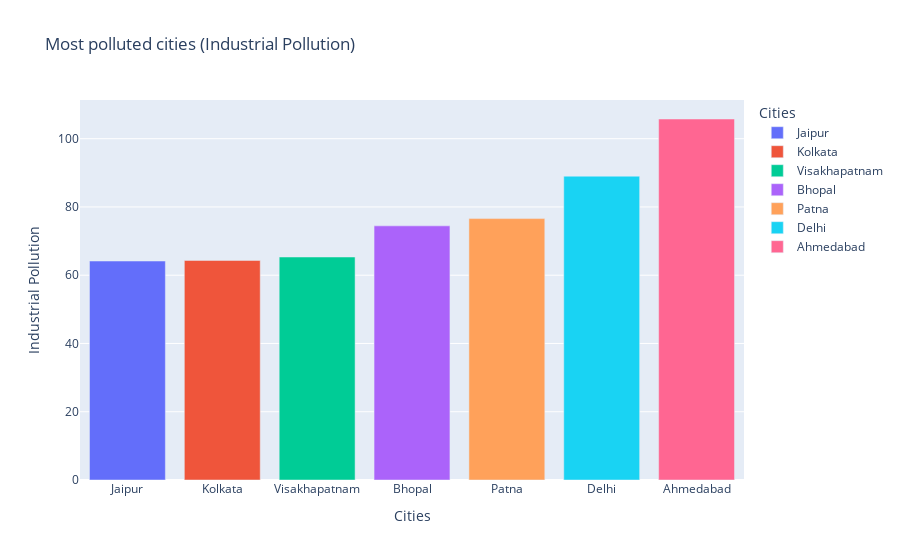
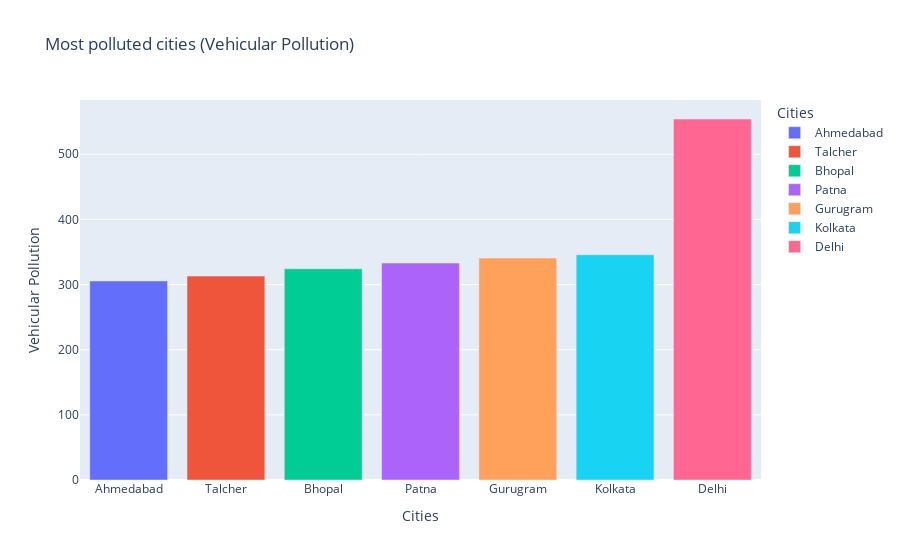

Notebook code for these charts, in order:
### Code cell
# Define a function to create a bar plot of the cities with the highest pollution levels

def max_bar_plot(var):
    sorted_df = df[['City', var]].groupby(["City"]).mean().sort_values(by=var, ascending=True).tail(7).reset_index()
    fig = px.bar(sorted_df, x='City', y=var, color='City',
                 labels={'City': 'Cities',var: var},
                 title=f'Most polluted cities ({var})')
    fig.show()
p1 = max_bar_plot('Industrial Pollution')
p2 = max_bar_plot('Vehicular Pollution')

### Figure 1 — Plotly figure (JSON) as saved in the notebook; plotly's stock layout.template omitted (floating-point values rounded to 4 significant figures)
{"data": [{"alignmentgroup": "True", "hovertemplate": "Cities=%{x}<br>Industrial Pollution=%{y}<extra></extra>", "legendgroup": "Jaipur", "marker": {"color": "#636efa", "pattern": {"shape": ""}}, "name": "Jaipur", "offsetgroup": "Jaipur", "orientation": "v", "showlegend": true, "textposition": "auto", "type": "bar", "x": ["Jaipur"], "xaxis": "x", "y": [64.16], "yaxis": "y"}, {"alignmentgroup": "True", "hovertemplate": "Cities=%{x}<br>Industrial Pollution=%{y}<extra></extra>", "legendgroup": "Kolkata", "marker": {"color": "#EF553B", "pattern": {"shape": ""}}, "name": "Kolkata", "offsetgroup": "Kolkata", "orientation": "v", "showlegend": true, "textposition": "auto", "type": "bar", "x": ["Kolkata"], "xaxis": "x", "y": [64.33], "yaxis": "y"}, {"alignmentgroup": "True", "hovertemplate": "Cities=%{x}<br>Industrial Pollution=%{y}<extra></extra>", "legendgroup": "Visakhapatnam", "marker": {"color": "#00cc96", "pattern": {"shape": ""}}, "name": "Visakhapatnam", "offsetgroup": "Visakhapatnam", "orientation": "v", "showlegend": true, "textposition": "auto", "type": "bar", "x": ["Visakhapatnam"], "xaxis": "x", "y": [65.34], "yaxis": "y"}, {"alignmentgroup": "True", "hovertemplate": "Cities=%{x}<br>Industrial Pollution=%{y}<extra></extra>", "legendgroup": "Bhopal", "marker": {"color": "#ab63fa", "pattern": {"shape": ""}}, "name": "Bhopal", "offsetgroup": "Bhopal", "orientation": "v", "showlegend": true, "textposition": "auto", "type": "bar", "x": ["Bhopal"], "xaxis": "x", "y": [74.47], "yaxis": "y"}, {"alignmentgroup": "True", "hovertemplate": "Cities=%{x}<br>Industrial Pollution=%{y}<extra></extra>", "legendgroup": "Patna", "marker": {"color": "#FFA15A", "pattern": {"shape": ""}}, "name": "Patna", "offsetgroup": "Patna", "orientation": "v", "showlegend": true, "textposition": "auto", "type": "bar", "x": ["Patna"], "xaxis": "x", "y": [76.59], "yaxis": "y"}, {"alignmentgroup": "True", "hovertemplate": "Cities=%{x}<br>Industrial Pollution=%{y}<extra></extra>", "legendgroup": "Delhi", "marker": {"color": "#19d3f3", "pattern": {"shape": ""}}, "name": "Delhi", "offsetgroup": "Delhi", "orientation": "v", "showlegend": true, "textposition": "auto", "type": "bar", "x": ["Delhi"], "xaxis": "x", "y": [89.02], "yaxis": "y"}, {"alignmentgroup": "True", "hovertemplate": "Cities=%{x}<br>Industrial Pollution=%{y}<extra></extra>", "legendgroup": "Ahmedabad", "marker": {"color": "#FF6692", "pattern": {"shape": ""}}, "name": "Ahmedabad", "offsetgroup": "Ahmedabad", "orientation": "v", "showlegend": true, "textposition": "auto", "type": "bar", "x": ["Ahmedabad"], "xaxis": "x", "y": [105.8], "yaxis": "y"}], "layout": {"barmode": "relative", "legend": {"title": {"text": "Cities"}, "tracegroupgap": 0}, "title": {"text": "Most polluted cities (Industrial Pollution)"}, "xaxis": {"anchor": "y", "categoryarray": ["Jaipur", "Kolkata", "Visakhapatnam", "Bhopal", "Patna", "Delhi", "Ahmedabad"], "categoryorder": "array", "domain": [0, 1], "title": {"text": "Cities"}}, "yaxis": {"anchor": "x", "domain": [0, 1], "title": {"text": "Industrial Pollution"}}}}

### Figure 2 — Plotly figure (JSON) as saved in the notebook; plotly's stock layout.template omitted (floating-point values rounded to 4 significant figures)
{"data": [{"alignmentgroup": "True", "hovertemplate": "Cities=%{x}<br>Vehicular Pollution=%{y}<extra></extra>", "legendgroup": "Ahmedabad", "marker": {"color": "#636efa", "pattern": {"shape": ""}}, "name": "Ahmedabad", "offsetgroup": "Ahmedabad", "orientation": "v", "showlegend": true, "textposition": "auto", "type": "bar", "x": ["Ahmedabad"], "xaxis": "x", "y": [305.6], "yaxis": "y"}, {"alignmentgroup": "True", "hovertemplate": "Cities=%{x}<br>Vehicular Pollution=%{y}<extra></extra>", "legendgroup": "Talcher", "marker": {"color": "#EF553B", "pattern": {"shape": ""}}, "name": "Talcher", "offsetgroup": "Talcher", "orientation": "v", "showlegend": true, "textposition": "auto", "type": "bar", "x": ["Talcher"], "xaxis": "x", "y": [313.0], "yaxis": "y"}, {"alignmentgroup": "True", "hovertemplate": "Cities=%{x}<br>Vehicular Pollution=%{y}<extra></extra>", "legendgroup": "Bhopal", "marker": {"color": "#00cc96", "pattern": {"shape": ""}}, "name": "Bhopal", "offsetgroup": "Bhopal", "orientation": "v", "showlegend": true, "textposition": "auto", "type": "bar", "x": ["Bhopal"], "xaxis": "x", "y": [324.2], "yaxis": "y"}, {"alignmentgroup": "True", "hovertemplate": "Cities=%{x}<br>Vehicular Pollution=%{y}<extra></extra>", "legendgroup": "Patna", "marker": {"color": "#ab63fa", "pattern": {"shape": ""}}, "name": "Patna", "offsetgroup": "Patna", "orientation": "v", "showlegend": true, "textposition": "auto", "type": "bar", "x": ["Patna"], "xaxis": "x", "y": [333.0], "yaxis": "y"}, {"alignmentgroup": "True", "hovertemplate": "Cities=%{x}<br>Vehicular Pollution=%{y}<extra></extra>", "legendgroup": "Gurugram", "marker": {"color": "#FFA15A", "pattern": {"shape": ""}}, "name": "Gurugram", "offsetgroup": "Gurugram", "orientation": "v", "showlegend": true, "textposition": "auto", "type": "bar", "x": ["Gurugram"], "xaxis": "x", "y": [340.7], "yaxis": "y"}, {"alignmentgroup": "True", "hovertemplate": "Cities=%{x}<br>Vehicular Pollution=%{y}<extra></extra>", "legendgroup": "Kolkata", "marker": {"color": "#19d3f3", "pattern": {"shape": ""}}, "name": "Kolkata", "offsetgroup": "Kolkata", "orientation": "v", "showlegend": true, "textposition": "auto", "type": "bar", "x": ["Kolkata"], "xaxis": "x", "y": [345.8], "yaxis": "y"}, {"alignmentgroup": "True", "hovertemplate": "Cities=%{x}<br>Vehicular Pollution=%{y}<extra></extra>", "legendgroup": "Delhi", "marker": {"color": "#FF6692", "pattern": {"shape": ""}}, "name": "Delhi", "offsetgroup": "Delhi", "orientation": "v", "showlegend": true, "textposition": "auto", "type": "bar", "x": ["Delhi"], "xaxis": "x", "y": [554.2], "yaxis": "y"}], "layout": {"barmode": "relative", "legend": {"title": {"text": "Cities"}, "tracegroupgap": 0}, "title": {"text": "Most polluted cities (Vehicular Pollution)"}, "xaxis": {"anchor": "y", "categoryarray": ["Ahmedabad", "Talcher", "Bhopal", "Patna", "Gurugram", "Kolkata", "Delhi"], "categoryorder": "array", "domain": [0, 1], "title": {"text": "Cities"}}, "yaxis": {"anchor": "x", "domain": [0, 1], "title": {"text": "Vehicular Pollution"}}}}
